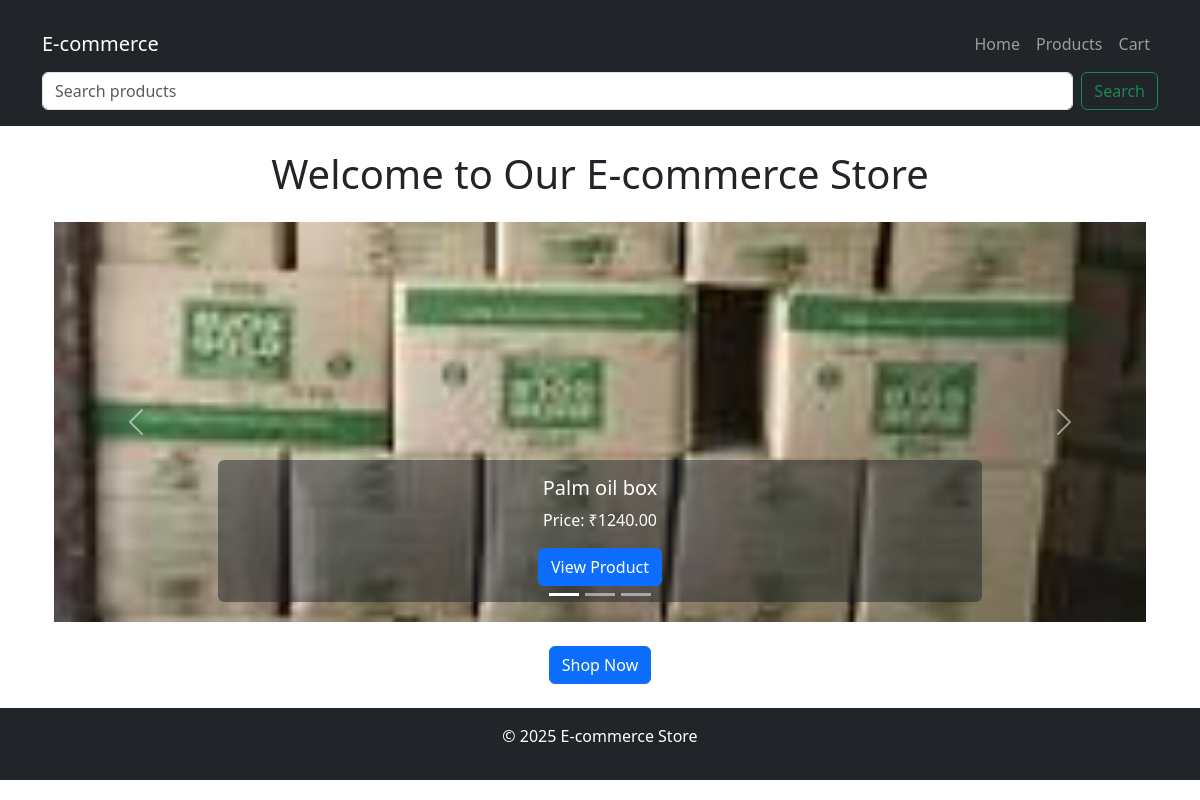
The page / on the database its author committed.
### shop/models.py (models this page shows, shortened)
class Product(models.Model):
    name = models.CharField(max_length=100)
    category = models.ForeignKey(Category, on_delete=models.CASCADE, null=True, blank=True)
    description = models.TextField()
    price = models.DecimalField(max_digits=10, decimal_places=2)
    image = models.ImageField(upload_to='products/')
    published = models.BooleanField(default=True)  # New field for visibility

### shop/views.py (the view)
# urls.py: path('', views.home, name='home'),
def home(request):
    products = Product.objects.filter(published=True).order_by('-id')[:3]
    return render(request, 'home.html', {'products': products})

### shop/templates/home.html (shortened to what this page needs)
{% extends 'base.html' %}
{% block content %}
<div class="container">
    <h1 class="text-center mb-4">Welcome to Our E-commerce Store</h1>
    <div id="productCarousel" class="carousel slide" data-bs-ride="carousel" data-bs-interval="3000">
        <div class="carousel-indicators">
            <button type="button" data-bs-target="#productCarousel" data-bs-slide-to="0" class="active" aria-current="true" aria-label="Slide 1"></button>
            <button type="button" data-bs-target="#productCarousel" data-bs-slide-to="1" aria-label="Slide 2"></button>
            <button type="button" data-bs-target="#productCarousel" data-bs-slide-to="2" aria-label="Slide 3"></button>
        </div>
        <div class="carousel-inner">
            {% for product in products %}
            <div class="carousel-item {% if forloop.first %}active{% endif %}">
                <img src="{{ product.image.url }}" class="d-block w-100" alt="{{ product.name }}" style="max-height: 400px; object-fit: cover;">
                <div class="carousel-caption d-none d-md-block bg-dark bg-opacity-50 p-3 rounded">
                    <h5>{{ product.name }}</h5>
                    <p>Price: ₹{{ product.price }}</p>
                    <a href="/products/{{ product.id }}/" class="btn btn-primary">View Product</a>
                </div>
            </div>
            {% endfor %}
        </div>
        <button class="carousel-control-prev" type="button" data-bs-target="#productCarousel" data-bs-slide="prev">
            <span class="carousel-control-prev-icon" aria-hidden="true"></span>
        </button>
        <button class="carousel-control-next" type="button" data-bs-target="#productCarousel" data-bs-slide="next">
            <span class="carousel-control-next-icon" aria-hidden="true"></span>
        </button>
    </div>
</div>
<div class="text-center"><a href="/products/" class="btn btn-primary mt-4">Shop Now</a></div>
{% endblock %}

### rows shown on the page
Product: image (picture), name "Palm oil box", price "1240.00"
